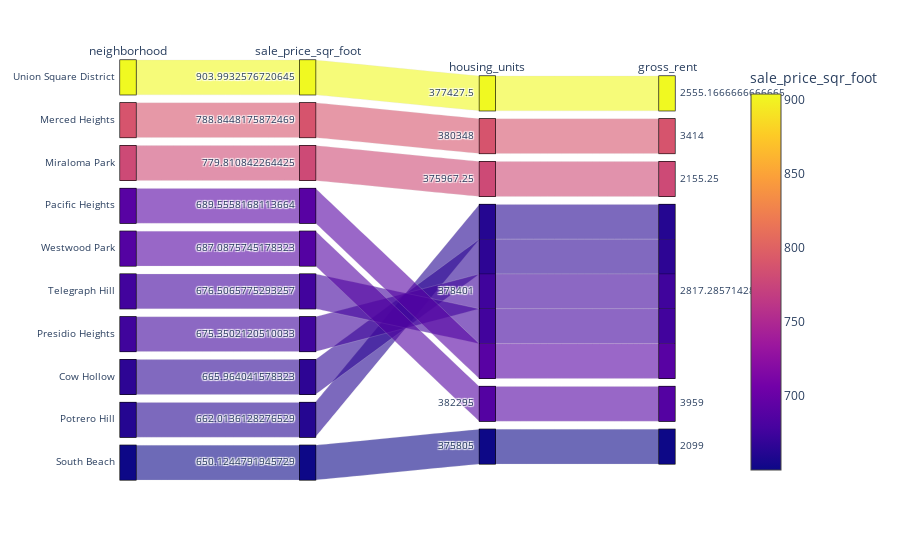

The code cell stored with this chart in its notebook:
### Code cell
# Parallel Categories Plot
line_2 = px.parallel_categories(top_10, color ='sale_price_sqr_foot')
line_2

### Figure 1 — Plotly figure (JSON) as saved in the notebook; plotly's stock layout.template omitted (floating-point values rounded to 4 significant figures)
{"data": [{"dimensions": [{"label": "neighborhood", "values": ["Union Square District", "Merced Heights", "Miraloma Park", "Pacific Heights", "Westwood Park", "Telegraph Hill", "Presidio Heights", "Cow Hollow", "Potrero Hill", "South Beach"]}, {"label": "sale_price_sqr_foot", "values": [904.0, 788.8, 779.8, 689.6, 687.1, 676.5, 675.4, 666.0, 662.0, 650.1]}, {"label": "housing_units", "values": [377400.0, 380348, 376000.0, 378401, 382295, 378401, 378401, 378401, 378401, 375805]}, {"label": "gross_rent", "values": [2555.0, 3414, 2155.0, 2817.0, 3959, 2817.0, 2817.0, 2817.0, 2817.0, 2099]}], "domain": {"x": [0, 0.98], "y": [0, 1]}, "line": {"color": [904.0, 788.8, 779.8, 689.6, 687.1, 676.5, 675.4, 666.0, 662.0, 650.1], "coloraxis": "coloraxis"}, "name": "", "type": "parcats"}], "layout": {"autosize": true, "coloraxis": {"colorbar": {"title": {"text": "sale_price_sqr_foot"}}, "colorscale": [[0, "#0d0887"], [0.1111, "#46039f"], [0.2222, "#7201a8"], [0.3333, "#9c179e"], [0.4444, "#bd3786"], [0.5556, "#d8576b"], [0.6667, "#ed7953"], [0.7778, "#fb9f3a"], [0.8889, "#fdca26"], [1, "#f0f921"]]}, "legend": {"tracegroupgap": 0}, "margin": {"t": 60}}}
